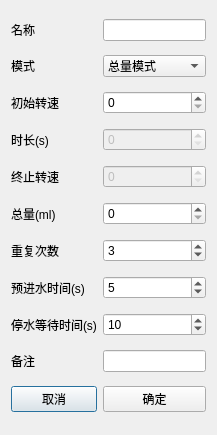
<?xml version="1.0" encoding="UTF-8"?>
<ui version="4.0">
 <class>appendOption</class>
 <widget class="QDialog" name="appendOption">
  <property name="geometry">
   <rect>
    <x>0</x>
    <y>0</y>
    <width>217</width>
    <height>435</height>
   </rect>
  </property>
  <property name="windowTitle">
   <string>添加测试配置</string>
  </property>
  <layout class="QGridLayout" name="gridLayout">
   <item row="0" column="0">
    <widget class="QLabel" name="label">
     <property name="text">
      <string>名称</string>
     </property>
    </widget>
   </item>
   <item row="0" column="1">
    <widget class="QLineEdit" name="editName"/>
   </item>
   <item row="1" column="0">
    <widget class="QLabel" name="label_2">
     <property name="text">
      <string>模式</string>
     </property>
    </widget>
   </item>
   <item row="1" column="1">
    <widget class="QComboBox" name="combMode">
     <item>
      <property name="text">
       <string>总量模式</string>
      </property>
     </item>
     <item>
      <property name="text">
       <string>时长模式</string>
      </property>
     </item>
    </widget>
   </item>
   <item row="2" column="0">
    <widget class="QLabel" name="label_3">
     <property name="text">
      <string>初始转速</string>
     </property>
    </widget>
   </item>
   <item row="2" column="1">
    <widget class="QSpinBox" name="spinStartSpeed">
     <property name="maximum">
      <number>999999</number>
     </property>
    </widget>
   </item>
   <item row="3" column="0">
    <widget class="QLabel" name="label_4">
     <property name="text">
      <string>时长(s)</string>
     </property>
    </widget>
   </item>
   <item row="3" column="1">
    <widget class="QSpinBox" name="spinDuration">
     <property name="enabled">
      <bool>false</bool>
     </property>
     <property name="suffix">
      <string/>
     </property>
     <property name="maximum">
      <number>9999999</number>
     </property>
    </widget>
   </item>
   <item row="4" column="0">
    <widget class="QLabel" name="label_5">
     <property name="text">
      <string>终止转速</string>
     </property>
    </widget>
   </item>
   <item row="4" column="1">
    <widget class="QSpinBox" name="spinEndSpeed">
     <property name="enabled">
      <bool>false</bool>
     </property>
     <property name="maximum">
      <number>999999</number>
     </property>
    </widget>
   </item>
   <item row="5" column="0">
    <widget class="QLabel" name="label_6">
     <property name="text">
      <string>总量(ml)</string>
     </property>
    </widget>
   </item>
   <item row="5" column="1">
    <widget class="QSpinBox" name="spinTotal">
     <property name="suffix">
      <string/>
     </property>
     <property name="maximum">
      <number>999999999</number>
     </property>
    </widget>
   </item>
   <item row="6" column="0">
    <widget class="QLabel" name="label_7">
     <property name="text">
      <string>重复次数</string>
     </property>
    </widget>
   </item>
   <item row="6" column="1">
    <widget class="QSpinBox" name="spinTimes">
     <property name="suffix">
      <string/>
     </property>
     <property name="value">
      <number>3</number>
     </property>
    </widget>
   </item>
   <item row="7" column="0">
    <widget class="QLabel" name="label_8">
     <property name="text">
      <string>预进水时间(s)</string>
     </property>
    </widget>
   </item>
   <item row="7" column="1">
    <widget class="QSpinBox" name="spinPreInWaterDuration">
     <property name="suffix">
      <string/>
     </property>
     <property name="maximum">
      <number>999</number>
     </property>
     <property name="value">
      <number>5</number>
     </property>
    </widget>
   </item>
   <item row="8" column="0">
    <widget class="QLabel" name="label_9">
     <property name="text">
      <string>停水等待时间(s)</string>
     </property>
    </widget>
   </item>
   <item row="8" column="1">
    <widget class="QSpinBox" name="spinWaitDuration">
     <property name="suffix">
      <string/>
     </property>
     <property name="maximum">
      <number>999</number>
     </property>
     <property name="value">
      <number>10</number>
     </property>
    </widget>
   </item>
   <item row="9" column="0">
    <widget class="QLabel" name="label_10">
     <property name="text">
      <string>备注</string>
     </property>
    </widget>
   </item>
   <item row="9" column="1">
    <widget class="QLineEdit" name="editRemark"/>
   </item>
   <item row="10" column="0">
    <widget class="QPushButton" name="btnCancel">
     <property name="text">
      <string>取消</string>
     </property>
    </widget>
   </item>
   <item row="10" column="1">
    <widget class="QPushButton" name="btnOk">
     <property name="text">
      <string>确定</string>
     </property>
    </widget>
   </item>
  </layout>
 </widget>
 <resources/>
 <connections/>
</ui>
